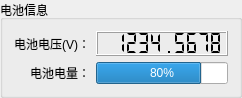
       <widget class="QGroupBox" name="groupBox_battery">
        <property name="maximumSize">
         <size>
          <width>236</width>
          <height>83</height>
         </size>
        </property>
        <property name="title">
         <string>电池信息</string>
        </property>
        <layout class="QGridLayout" name="gridLayout_5">
         <item row="0" column="0">
          <widget class="QLabel" name="label_battery_voltage">
           <property name="text">
            <string>电池电压(V)：</string>
           </property>
           <property name="alignment">
            <set>Qt::AlignRight|Qt::AlignTrailing|Qt::AlignVCenter</set>
           </property>
          </widget>
         </item>
         <item row="0" column="1">
          <widget class="QLCDNumber" name="lcdNumber_battery_voltage">
           <property name="minimumSize">
            <size>
             <width>132</width>
             <height>25</height>
            </size>
           </property>
           <property name="maximumSize">
            <size>
             <width>132</width>
             <height>27</height>
            </size>
           </property>
           <property name="digitCount">
            <number>10</number>
           </property>
           <property name="segmentStyle">
            <enum>QLCDNumber::Flat</enum>
           </property>
           <property name="value" stdset="0">
            <double>1234.567800000000034</double>
           </property>
          </widget>
         </item>
         <item row="1" column="0">
          <widget class="QLabel" name="label_2">
           <property name="text">
            <string>电池电量：</string>
           </property>
           <property name="alignment">
            <set>Qt::AlignRight|Qt::AlignTrailing|Qt::AlignVCenter</set>
           </property>
          </widget>
         </item>
         <item row="1" column="1">
          <widget class="QProgressBar" name="progressBar_battery">
           <property name="value">
            <number>80</number>
           </property>
          </widget>
         </item>
        </layout>
       </widget>
